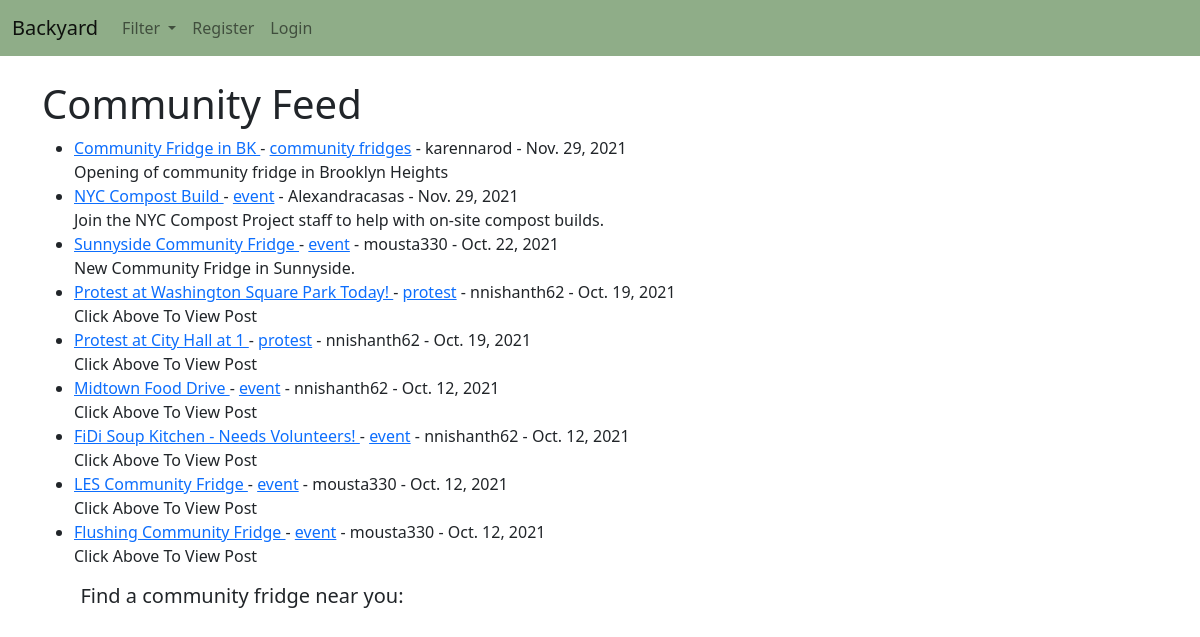
/, run on an earlier commit of the app's database.
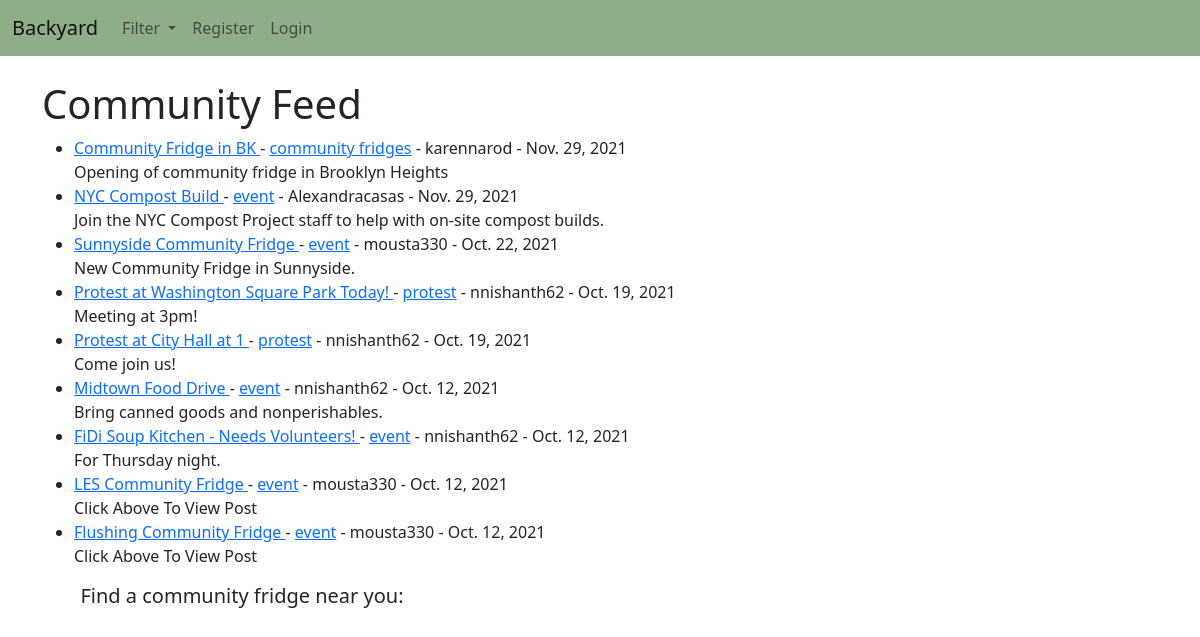
And on a later commit of the database.
### blog/models.py (models this page shows, shortened)
class Post(models.Model):
    title = models.CharField(max_length=LENGTH)
    header_image = models.ImageField(null=True, blank=True, upload_to="images/")
    author = models.ForeignKey(User, on_delete=models.CASCADE)
    body = RichTextField(blank=True, null=True)
    post_date = models.DateField(auto_now_add=True)
    snippet = models.CharField(max_length=LENGTH)
    category = models.CharField(max_length=LENGTH, default="event")
    likes = models.ManyToManyField(User, related_name='blog_post')

### blog/views.py (the view)
# urls.py: path('', HomeView.as_view(), name="home"),
class HomeView(ListView):
    model = Post
    template_name = 'home.html'
    ordering = ['-post_date']
    def get_context_data(self, *args, **kwargs):
        cat_menu = Category.objects.all()
        context = super(HomeView, self).get_context_data(*args, **kwargs)
        context["cat_menu"] = cat_menu
        return context

### blog/models.py (called while the page is built)
    def __str__(self):
        return self.name

### blog/templates/home.html (shortened to what this page needs)
{% extends 'base.html' %}
{% block content %}
<h1 align="left">Community Feed</h1>
<div class="feed">
<ul>
	{% for post in object_list %}
	<li><a href = "{% url 'post_detail' post.pk %}">
		{{ post.title }}
	</a>
		- <a href="{% url 'category' post.category|slugify %}"> {{post.category}}</a>
		- {{ post.author }}
		- {{post.post_date}}
		<br/>
		{{ post.snippet }} </li>
	{% endfor %}
</ul>
</div>
<div class="feed">
	<h5 align="center">Find a community fridge near you: </h5>
	<div id="map"></div>
</div>
{% endblock %}

What changed in the data, as far as the page shows it:
changed Post "Protest at Washington Square Park Today!": snippet "Click Above To View Post" → "Meeting at 3pm!"
changed Post "Protest at City Hall at 1": snippet "Click Above To View Post" → "Come join us!"
changed Post "Midtown Food Drive": snippet "Click Above To View Post" → "Bring canned goods and nonperishables."
changed Post "FiDi Soup Kitchen - Needs Volunteers!": snippet "Click Above To View Post" → "For Thursday night."
